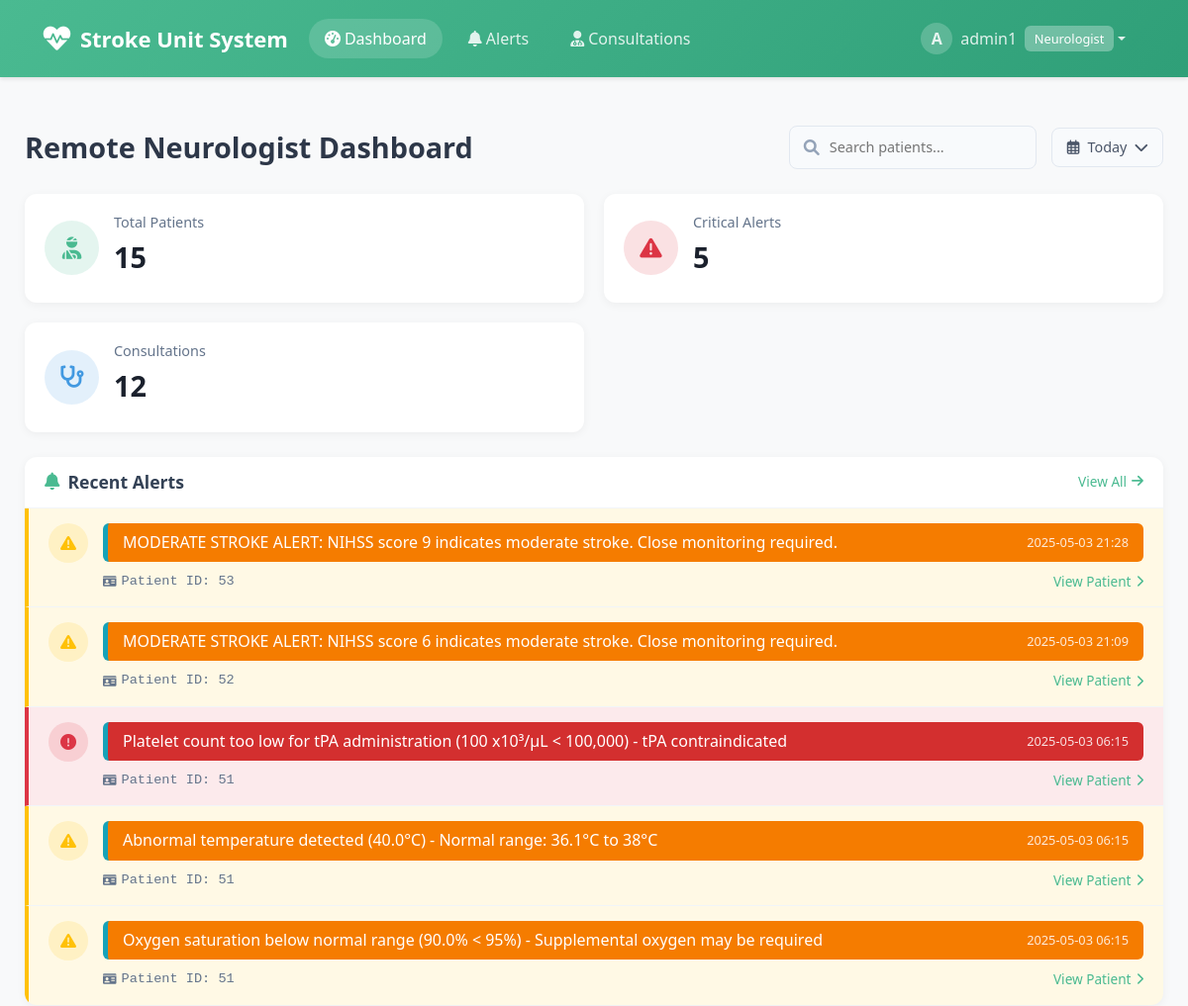
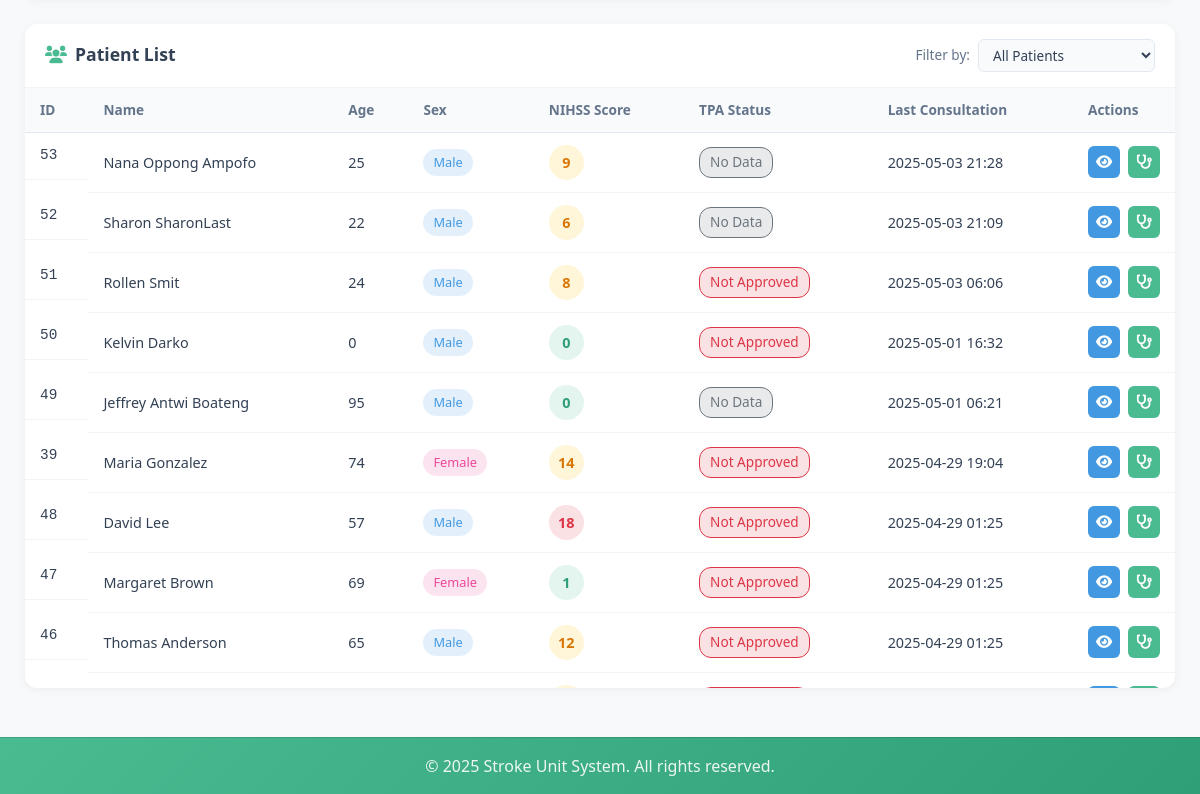
Screenshot of / (signed in) with the database file from the repository (2 pictures, top to bottom).
### patientsystem/models.py (models this page shows, shortened)
class UserProfile(models.Model):
    user = models.OneToOneField(User, on_delete=models.CASCADE)
    role = models.CharField(max_length=20, choices=[
        ('technician', 'Technician'),
        ('neurologist', 'Neurologist')
    ], default='technician')

class Alert(models.Model):
    ALERT_TYPES = [
        ('critical', 'Critical'),
        ('warning', 'Warning'),
        ('info', 'Information'),
    ]
    type = models.CharField(max_length=20, choices=ALERT_TYPES)
    description = models.TextField()
    patient = models.ForeignKey(Patient, on_delete=models.CASCADE, related_name='alerts')
    timestamp = models.DateTimeField(auto_now_add=True)
    acknowledged = models.BooleanField(default=False)
    acknowledged_by = models.ForeignKey(User, on_delete=models.SET_NULL, null=True, blank=True, related_name='acknowledged_alerts')
    acknowledged_at = models.DateTimeField(null=True, blank=True)

class Patient(models.Model):
    GENDER_CHOICES = [
        ('M', 'Male'),
        ('F', 'Female'),
        ('O', 'Other'),
    ]
    hospital_id = models.CharField(max_length=10, unique=True, blank=True)
    first_name = models.CharField(max_length=100)
    last_name = models.CharField(max_length=100)
    date_of_birth = models.DateField()
    gender = models.CharField(max_length=1, choices=GENDER_CHOICES)
    chief_complaint = models.TextField(blank=True)
    address = models.TextField(blank=True)
    phone_number = models.CharField(max_length=20, blank=True)
    emergency_contact = models.CharField(max_length=100, blank=True)
    medical_history = models.TextField(blank=True)
    current_medications = models.TextField(blank=True)
    allergies = models.TextField(blank=True)
    vitals = models.OneToOneField(Vitals, on_delete=models.CASCADE)
    nihss_score = models.IntegerField(default=0)
    nihss_last_updated = models.DateTimeField(auto_now=True)
    created_at = models.DateTimeField(auto_now_add=True)
    updated_at = models.DateTimeField(auto_now=True)
    @property
    def name(self):
        return f"{self.first_name} {self.last_name}"
    @property
    def age(self):
        today = datetime.now()
        return today.year - self.date_of_birth.year - ((today.month, today.day) < (self.date_of_birth.month, self.date_of_birth.day))
    @property
    def sex(self):
        return 'Male' if self.gender == 'M' else 'Female' if self.gender == 'F' else 'Other'
    @property
    def tpa_status(self):
        latest_consultation = self.consultations.order_by('-date').first()
        if not latest_consultation:
            return 'No Data'
        if latest_consultation.tpa_approved:
            return 'Approved'
        return 'Not Approved'

class Consultation(models.Model):
    patient = models.ForeignKey(Patient, on_delete=models.CASCADE, related_name='consultations')
    date = models.DateTimeField(auto_now_add=True)
    symptom_onset_time = models.DateTimeField(null=True, blank=True)
    diagnosis = models.TextField()
    treatment_plan = models.TextField()
    test_orders = models.TextField(blank=True)
    vitals = models.OneToOneField(Vitals, on_delete=models.CASCADE)
    nihss_score = models.IntegerField()
    tpa_approved = models.BooleanField(default=False, verbose_name="TPA Approved")
    tpa_approval_notes = models.TextField(blank=True, verbose_name="TPA Approval Notes")

### patientsystem/views.py (the view)
# urls.py: path('', views.dashboard, name='dashboard'),
@login_required
def dashboard(request):
    user_profile, created = UserProfile.objects.get_or_create(
        user=request.user,
        defaults={'role': 'technician'}
    )
    all_patients = Patient.objects.all().order_by('-updated_at')
    if user_profile.role == 'technician':
        return render(request, 'patientsystem/technician_dashboard.html', {
            'patients': all_patients
        })
    else:  # neurologist
        return render(request, 'patientsystem/neurologist_dashboard.html', {
            'patients': all_patients,
            'alerts': Alert.objects.filter(acknowledged=False).order_by('-timestamp')[:5]
        })

### patientsystem/templates/patientsystem/neurologist_dashboard.html (shortened to what this page needs)
{% extends 'base.html' %}
{% load static %}
{% block extra_css %}
<link href="{% static 'css/neurologist-dashboard.css' %}" rel="stylesheet">
{% endblock %}
{% block content %}
<div class="neurologist-dashboard">
    <div class="dashboard-header">
        <h2>Remote Neurologist Dashboard</h2>
        <div class="header-actions">
            <div class="search-container">
                <input type="text" class="search-input" placeholder="Search patients...">
                <i class="fas fa-search search-icon"></i>
            </div>
            <div class="date-filter">
                <i class="far fa-calendar-alt"></i>
                <span>Today</span>
                <i class="fas fa-chevron-down"></i>
            </div>
        </div>
    </div>
    <div class="dashboard-summary">
        <div class="summary-card patients-card">
            <div class="card-icon">
                <i class="fas fa-user-injured"></i>
            </div>
            <div class="card-content">
                <h3>Total Patients</h3>
                <p class="card-value">{{ patients|length }}</p>
            </div>
        </div>
        <div class="summary-card alerts-card">
            <div class="card-icon">
                <i class="fas fa-exclamation-triangle"></i>
            </div>
            <div class="card-content">
                <h3>Critical Alerts</h3>
                <p class="card-value">{{ alerts|length }}</p>
            </div>
        </div>
        <div class="summary-card consultations-card">
            <div class="card-icon">
                <i class="fas fa-stethoscope"></i>
            </div>
            <div class="card-content">
                <h3>Consultations</h3>
                <p class="card-value">12</p>
            </div>
        </div>
    </div>
    <div class="dashboard-content">
        <div class="alerts-section dashboard-card">
            <div class="section-header">
                <h3><i class="fas fa-bell"></i> Recent Alerts</h3>
                <a href="{% url 'patientsystem:alerts' %}" class="view-all-link">View All <i class="fas fa-arrow-right"></i></a>
            </div>
            <div class="section-content">
                {% if alerts %}
                    <div class="alerts-list">
                        {% for alert in alerts %}
                        <div class="alert-item {% if alert.type == 'critical' %}critical-alert{% else %}warning-alert{% endif %}">
                            <div class="alert-icon">
                                {% if alert.type == 'critical' %}
                                <i class="fas fa-exclamation-circle"></i>
                                {% else %}
                                <i class="fas fa-exclamation-triangle"></i>
                                {% endif %}
                            </div>
                            <div class="alert-details">
                                <div class="alert-info">
                                    <h4>{{ alert.description }}</h4>
                                    <span class="alert-time">{{ alert.timestamp|date:"Y-m-d H:i" }}</span>
                                </div>
                                <div class="alert-meta">
                                    <span class="patient-id"><i class="fas fa-id-card"></i> Patient ID: {{ alert.patient_id }}</span>
                                    <a href="{% url 'patientsystem:patient_detail' alert.patient_id %}" class="view-patient-btn">
                                        View Patient <i class="fas fa-chevron-right"></i>
                                    </a>
                                </div>
                            </div>
                        </div>
                        {% endfor %}
                    </div>
                {% else %}
                    <div class="empty-state">
                        <i class="fas fa-check-circle"></i>
                        <p>No recent alerts</p>
                    </div>
                {% endif %}
            </div>
        </div>
        <div class="patients-section dashboard-card">
            <div class="section-header">
                <h3><i class="fas fa-users"></i> Patient List</h3>
                <div class="table-actions">
                    <div class="table-filter">
                        <span>Filter by:</span>
                        <select class="filter-select">
                            <option value="all">All Patients</option>
                        </select>
                    </div>
                </div>
            </div>
            <div class="section-content">
                <div class="responsive-table">
                    <table class="patients-table">
                        <thead>
                            <tr>
                                <th>ID</th>
                                <th>Name</th>
                                <th>Age</th>
                                <th>Sex</th>
                                <th>NIHSS Score</th>
                                <th>TPA Status</th>
                                <th>Last Consultation</th>
                                <th>Actions</th>
                            </tr>
                        </thead>
                        <tbody>
                            {% for patient in patients %}
                            <tr>
                                <td class="patient-id">{{ patient.id }}</td>
                                <td class="patient-name">{{ patient.name }}</td>
                                <td>{{ patient.age }}</td>
                                <td>
                                    <span class="gender-badge {% if patient.gender == 'M' %}male{% elif patient.gender == 'F' %}female{% else %}other{% endif %}">
                                        {{ patient.sex }}
                                    </span>
                                </td>
                                <td>
                                    <div class="nihss-score {% if patient.nihss_score > 15 %}critical{% elif patient.nihss_score > 5 %}warning{% else %}normal{% endif %}">
                                        {{ patient.nihss_score }}
                                    </div>
                                </td>
                                <td>
                                    <span class="tpa-status {% if patient.tpa_status == 'Approved' %}approved{% elif patient.tpa_status == 'Not Approved' %}not-approved{% else %}no-data{% endif %}">
                                        {{ patient.tpa_status }}
                                    </span>
                                </td>
                                <td>{{ patient.nihss_last_updated|date:"Y-m-d H:i" }}</td>
                                <td class="actions-cell">
                                    <div class="table-actions">
                                        <a href="{% url 'patientsystem:patient_detail' patient.id %}" class="action-btn view-btn" title="View Patient">
                                            <i class="fas fa-eye"></i>
                                        </a>
                                        <a href="{% url 'patientsystem:new_consultation' patient.id %}" class="action-btn consult-btn" title="New Consultation">
                                            <i class="fas fa-stethoscope"></i>
                                        </a>
                                    </div>
                                </td>
                            </tr>
                            {% endfor %}
                        </tbody>
                    </table>
                </div>
            </div>
        </div>
    </div>
</div>
{% endblock %}

### templates/base.html (shortened to what this page needs)
{% load static %}
<!DOCTYPE html>
<html lang="en">
<head>
    <link href="https://cdn.jsdelivr.net/npm/bootstrap@5.3.0/dist/css/bootstrap.min.css" rel="stylesheet">
    <link href="https://cdnjs.cloudflare.com/ajax/libs/font-awesome/6.0.0/css/all.min.css" rel="stylesheet">
    <link href="{% static 'css/style.css' %}" rel="stylesheet">
    {% block extra_css %}{% endblock %}
</head>
<body class="d-flex flex-column min-vh-100">
    <nav class="navbar navbar-expand-lg navbar-dark sticky-top">
        <div class="container">
            <a class="navbar-brand d-flex align-items-center" href="{% url 'patientsystem:dashboard' %}">
                <i class="fas fa-heartbeat me-2 fa-lg pulse"></i>
                <span>Stroke Unit System</span>
            </a>
            <div class="collapse navbar-collapse" id="navbarNav">
                <ul class="navbar-nav me-auto">
                    {% if user.is_authenticated %}
                    <li class="nav-item">
                        <a class="nav-link rounded-pill px-3 {% if request.resolver_match.url_name == 'dashboard' %}active{% endif %}" href="{% url 'patientsystem:dashboard' %}">
                            <i class="fas fa-tachometer-alt me-1"></i>Dashboard
                        </a>
                    </li>
                    <li class="nav-item">
                        <a class="nav-link rounded-pill px-3 {% if request.resolver_match.url_name == 'alerts' %}active{% endif %}" href="{% url 'patientsystem:alerts' %}">
                            <i class="fas fa-bell me-1"></i>Alerts
                        </a>
                    </li>
                    {% if user.userprofile.role == 'neurologist' %}
                    <li class="nav-item">
                        <a class="nav-link rounded-pill px-3 {% if request.resolver_match.url_name == 'consultations' %}active{% endif %}" href="{% url 'patientsystem:consultations' %}">
                            <i class="fas fa-user-md me-1"></i>Consultations
                        </a>
                    </li>
                    {% endif %}
                    {% endif %}
                </ul>
                <ul class="navbar-nav">
                    {% if user.is_authenticated %}
                    <li class="nav-item dropdown">
                        <a class="nav-link dropdown-toggle rounded-pill px-3 d-flex align-items-center" href="#" id="navbarDropdown" role="button" data-bs-toggle="dropdown">
                            <div class="avatar-circle me-2">{{ user.username.0|upper }}</div>
                            <span>{{ user.username }}</span>
                            <span class="badge ms-2 role-badge">{{ user.userprofile.get_role_display }}</span>
                        </a>
                    </li>
                    {% endif %}
                </ul>
            </div>
        </div>
    </nav>
    <main class="flex-grow-1 py-4">
        {% block content %}{% endblock %}
    </main>
    <footer class="footer mt-auto py-3">
        <div class="container">
            <div class="row align-items-center">
                <div class="col-12 text-center">
                    <span>© {% now "Y" %} Stroke Unit System. All rights reserved.</span>
                </div>
            </div>
        </div>
    </footer>
</body>
</html>

### rows the page displays
Alert: type "warning" (drawn), description "MODERATE STROKE ALERT: NIHSS score 9 indicates moderate stroke. Close monitoring required.", timestamp "2025-05-03 21:28", patient_id "53"
Alert: type "warning" (drawn), description "MODERATE STROKE ALERT: NIHSS score 6 indicates moderate stroke. Close monitoring required.", timestamp "2025-05-03 21:09", patient_id "52"
Alert: type "critical" (drawn), description "Platelet count too low for tPA administration (100 x10³/μL < 100,000) - tPA contraindicated", timestamp "2025-05-03 06:15", patient_id "51"
Alert: type "warning" (drawn), description "Abnormal temperature detected (40.0°C) - Normal range: 36.1°C to 38°C", timestamp "2025-05-03 06:15", patient_id "51"
Alert: type "warning" (drawn), description "Oxygen saturation below normal range (90.0% < 95%) - Supplemental oxygen may be required", timestamp "2025-05-03 06:15", patient_id "51"
Patient: id "53", name "Nana Oppong Ampofo", age "25", sex "Male", nihss_score "9", tpa_status "No Data", nihss_last_updated "2025-05-03 21:28"
Patient: id "52", name "Sharon SharonLast", age "22", sex "Male", nihss_score "6", tpa_status "No Data", nihss_last_updated "2025-05-03 21:09"
Patient: id "51", name "Rollen Smit", age "24", sex "Male", nihss_score "8", tpa_status "Not Approved", nihss_last_updated "2025-05-03 06:06"
Patient: id "50", name "Kelvin Darko", age "0", sex "Male", nihss_score "0", tpa_status "Not Approved", nihss_last_updated "2025-05-01 16:32"
Patient: id "49", name "Jeffrey Antwi Boateng", age "95", sex "Male", nihss_score "0", tpa_status "No Data", nihss_last_updated "2025-05-01 06:21"
Patient: id "39", name "Maria Gonzalez", age "74", sex "Female", nihss_score "14", tpa_status "Not Approved", nihss_last_updated "2025-04-29 19:04"
Patient: id "48", name "David Lee", age "57", sex "Male", nihss_score "18", tpa_status "Not Approved", nihss_last_updated "2025-04-29 01:25"
Patient: id "47", name "Margaret Brown", age "69", sex "Female", nihss_score "1", tpa_status "Not Approved", nihss_last_updated "2025-04-29 01:25"
Patient: id "46", name "Thomas Anderson", age "65", sex "Male", nihss_score "12", tpa_status "Not Approved", nihss_last_updated "2025-04-29 01:25"

### other values shown
{{ user.username.0|upper }} "A"
{{ user.username }} "admin1"
{{ user.userprofile.get_role_display }} "Neurologist"
{{ patients|length }} "15"
{{ alerts|length }} "5"
